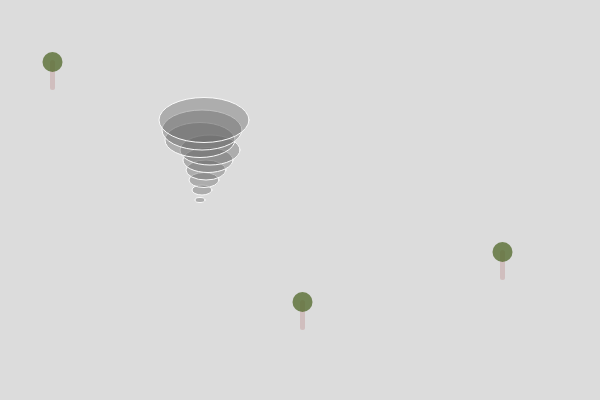
Frame 1 (no input)
Frame 60 (no input): identical to frame 1, image omitted
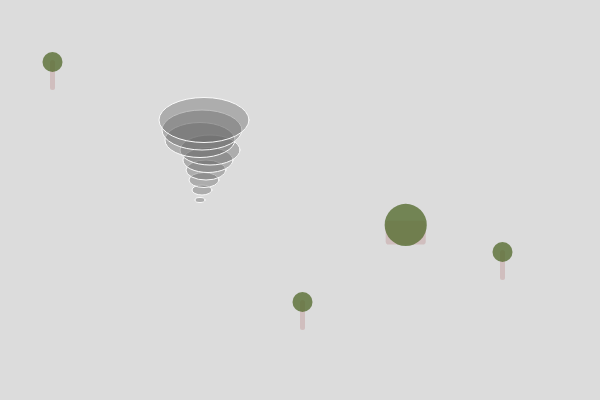
Frame 120 (the mouse pressed at the canvas centre since frame 60)

The p5.js sketch that drew these frames (run headless with seeded random() and noise() and a simulated clock; from frame 60 on, the mouse is pressed at the canvas centre):

// p5.js sketch
// ── sketch.js
let layer1;
let layer2;
function setup() {
  a_canvas = createCanvas(600, 400);
  // createGraphics(w, h, [renderer])
  layer1 = createGraphics(600, 400);
  layer2 = createGraphics(600, 400);
}

function draw() {
  layer1.background(220);
  layer1.fill(100, 100);
  drawTornado(layer1,200, 200, 10, 5);
  tree(layer1, 50, 60, 5, 30, 20);
  tree(layer1, 300, 300, 5, 30, 20);
  tree(layer1, 500, 250, 5, 30, 20);
  // image(img, x, y, [width], [height])
  image(layer1,0,0)
  image(layer2,0,0);
}

// how can I make the tornardo move?
function drawTornado(layer,a, b, c, d) {
  let xpos = a;
  let ypos = b;
  let width = c;
  let height = d;
  for (i = 1; i < 10; i = i + 1) {
    layer.stroke(250);
    layer.ellipse(xpos, ypos, width, height);
    width = width + 10;
    height = height + 5;
    xpos = xpos + 1;
    ypos = ypos - 10;
    if (xpos == 210 || xpos == 211 || xpos == 212) {
      xpos = 200;
    } else {
      xpos = xpos + 1;
    }
  }
}

function tree(layer, x, y, rw, rh, d) {
  layer.noStroke();
  layer.fill(188, 143, 143, 100);
  layer.rect(x, y, rw, rh, PI);
  layer.fill(85, 107, 47, 200);
  layer.ellipse(x + rw / 2, y + d / 10, d);
}

//this won't work, 
// even when I try just a rectangle 
// instead of my tree function
function mousePressed() {
  let x= random(100, 500);
  let y = random(200, 300);
  let rw = random(50, 10);
  let rh = random(50, 10);
  let d = random(50, 10);
  tree(layer2, x, y, rw, rh, d)
}

// https://editor.p5js.org/jht1493/sketches/UlVOmPiV9

// https://editor.p5js.org/qiqirathwang/sketches/V3KOjDg_E
// ICM Week 5 Creative Exercise Teresa Wang
